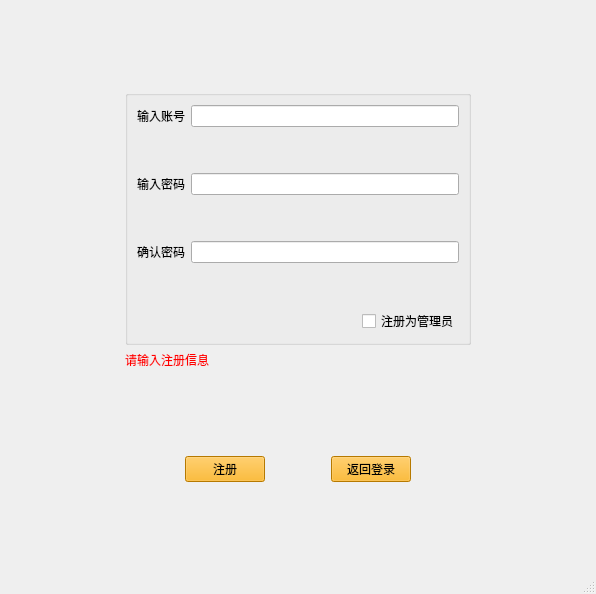
<?xml version="1.0" encoding="UTF-8"?>
<ui version="4.0">
 <class>MainWindow</class>
 <widget class="QMainWindow" name="MainWindow">
  <property name="geometry">
   <rect>
    <x>0</x>
    <y>0</y>
    <width>596</width>
    <height>594</height>
   </rect>
  </property>
  <property name="windowTitle">
   <string>MainWindow</string>
  </property>
  <property name="styleSheet">
   <string notr="true"/>
  </property>
  <widget class="QWidget" name="centralwidget">
   <layout class="QVBoxLayout" name="verticalLayout_3">
    <item>
     <layout class="QHBoxLayout" name="horizontalLayout_6" stretch="1,3,1">
      <item>
       <spacer name="horizontalSpacer_3">
        <property name="orientation">
         <enum>Qt::Horizontal</enum>
        </property>
        <property name="sizeHint" stdset="0">
         <size>
          <width>118</width>
          <height>20</height>
         </size>
        </property>
       </spacer>
      </item>
      <item>
       <layout class="QVBoxLayout" name="verticalLayout_2">
        <item>
         <spacer name="verticalSpacer_3">
          <property name="orientation">
           <enum>Qt::Vertical</enum>
          </property>
          <property name="sizeHint" stdset="0">
           <size>
            <width>20</width>
            <height>40</height>
           </size>
          </property>
         </spacer>
        </item>
        <item>
         <widget class="QGroupBox" name="groupBox">
          <property name="title">
           <string/>
          </property>
          <layout class="QVBoxLayout" name="verticalLayout">
           <item>
            <layout class="QHBoxLayout" name="horizontalLayout">
             <item>
              <widget class="QLabel" name="label">
               <property name="styleSheet">
                <string notr="true">font: 75 12pt &quot;Arial&quot;;</string>
               </property>
               <property name="text">
                <string>输入账号</string>
               </property>
              </widget>
             </item>
             <item>
              <widget class="QLineEdit" name="lineEdit_account">
               <property name="styleSheet">
                <string notr="true">font: 75 12pt &quot;Arial&quot;;</string>
               </property>
              </widget>
             </item>
            </layout>
           </item>
           <item>
            <spacer name="verticalSpacer_2">
             <property name="orientation">
              <enum>Qt::Vertical</enum>
             </property>
             <property name="sizeHint" stdset="0">
              <size>
               <width>20</width>
               <height>40</height>
              </size>
             </property>
            </spacer>
           </item>
           <item>
            <layout class="QHBoxLayout" name="horizontalLayout_2">
             <item>
              <widget class="QLabel" name="label_2">
               <property name="styleSheet">
                <string notr="true">font: 75 12pt &quot;Arial&quot;;</string>
               </property>
               <property name="text">
                <string>输入密码</string>
               </property>
              </widget>
             </item>
             <item>
              <widget class="QLineEdit" name="lineEdit_pswd">
               <property name="styleSheet">
                <string notr="true">font: 75 12pt &quot;Arial&quot;;</string>
               </property>
              </widget>
             </item>
            </layout>
           </item>
           <item>
            <spacer name="verticalSpacer">
             <property name="orientation">
              <enum>Qt::Vertical</enum>
             </property>
             <property name="sizeHint" stdset="0">
              <size>
               <width>20</width>
               <height>40</height>
              </size>
             </property>
            </spacer>
           </item>
           <item>
            <layout class="QHBoxLayout" name="horizontalLayout_3">
             <item>
              <widget class="QLabel" name="label_3">
               <property name="styleSheet">
                <string notr="true">font: 75 12pt &quot;Arial&quot;;</string>
               </property>
               <property name="text">
                <string>确认密码</string>
               </property>
              </widget>
             </item>
             <item>
              <widget class="QLineEdit" name="lineEdit_pswd_2">
               <property name="styleSheet">
                <string notr="true">font: 75 12pt &quot;Arial&quot;;</string>
               </property>
              </widget>
             </item>
            </layout>
           </item>
           <item>
            <spacer name="verticalSpacer_6">
             <property name="orientation">
              <enum>Qt::Vertical</enum>
             </property>
             <property name="sizeHint" stdset="0">
              <size>
               <width>20</width>
               <height>40</height>
              </size>
             </property>
            </spacer>
           </item>
           <item>
            <layout class="QHBoxLayout" name="horizontalLayout_5">
             <item>
              <spacer name="horizontalSpacer_5">
               <property name="orientation">
                <enum>Qt::Horizontal</enum>
               </property>
               <property name="sizeHint" stdset="0">
                <size>
                 <width>40</width>
                 <height>20</height>
                </size>
               </property>
              </spacer>
             </item>
             <item>
              <widget class="QCheckBox" name="checkBox_type">
               <property name="styleSheet">
                <string notr="true">font: 12pt &quot;Arial&quot;;</string>
               </property>
               <property name="text">
                <string>注册为管理员</string>
               </property>
              </widget>
             </item>
            </layout>
           </item>
          </layout>
         </widget>
        </item>
        <item>
         <widget class="QLabel" name="label_info">
          <property name="styleSheet">
           <string notr="true">color: rgb(255, 0, 0);
font: 11pt &quot;华文宋体&quot;;</string>
          </property>
          <property name="text">
           <string>请输入注册信息</string>
          </property>
         </widget>
        </item>
        <item>
         <spacer name="verticalSpacer_5">
          <property name="orientation">
           <enum>Qt::Vertical</enum>
          </property>
          <property name="sizeHint" stdset="0">
           <size>
            <width>20</width>
            <height>40</height>
           </size>
          </property>
         </spacer>
        </item>
        <item>
         <layout class="QHBoxLayout" name="horizontalLayout_4" stretch="1,0,1,0,1">
          <item>
           <spacer name="horizontalSpacer">
            <property name="orientation">
             <enum>Qt::Horizontal</enum>
            </property>
            <property name="sizeHint" stdset="0">
             <size>
              <width>40</width>
              <height>20</height>
             </size>
            </property>
           </spacer>
          </item>
          <item>
           <widget class="QPushButton" name="pushButton_reg">
            <property name="styleSheet">
             <string notr="true">font: 75 12pt &quot;Arial&quot;;
background-color: rgb(255, 170, 0);</string>
            </property>
            <property name="text">
             <string>注册</string>
            </property>
           </widget>
          </item>
          <item>
           <spacer name="horizontalSpacer_6">
            <property name="orientation">
             <enum>Qt::Horizontal</enum>
            </property>
            <property name="sizeHint" stdset="0">
             <size>
              <width>40</width>
              <height>20</height>
             </size>
            </property>
           </spacer>
          </item>
          <item>
           <widget class="QPushButton" name="pushButton_return">
            <property name="styleSheet">
             <string notr="true">font: 75 12pt &quot;Arial&quot;;
background-color: rgb(255, 170, 0);</string>
            </property>
            <property name="text">
             <string>返回登录</string>
            </property>
           </widget>
          </item>
          <item>
           <spacer name="horizontalSpacer_2">
            <property name="orientation">
             <enum>Qt::Horizontal</enum>
            </property>
            <property name="sizeHint" stdset="0">
             <size>
              <width>40</width>
              <height>20</height>
             </size>
            </property>
           </spacer>
          </item>
         </layout>
        </item>
        <item>
         <spacer name="verticalSpacer_4">
          <property name="orientation">
           <enum>Qt::Vertical</enum>
          </property>
          <property name="sizeHint" stdset="0">
           <size>
            <width>20</width>
            <height>40</height>
           </size>
          </property>
         </spacer>
        </item>
       </layout>
      </item>
      <item>
       <spacer name="horizontalSpacer_4">
        <property name="orientation">
         <enum>Qt::Horizontal</enum>
        </property>
        <property name="sizeHint" stdset="0">
         <size>
          <width>117</width>
          <height>20</height>
         </size>
        </property>
       </spacer>
      </item>
     </layout>
    </item>
   </layout>
  </widget>
  <widget class="QMenuBar" name="menubar">
   <property name="geometry">
    <rect>
     <x>0</x>
     <y>0</y>
     <width>596</width>
     <height>26</height>
    </rect>
   </property>
  </widget>
  <widget class="QStatusBar" name="statusbar"/>
 </widget>
 <resources/>
 <connections/>
</ui>
